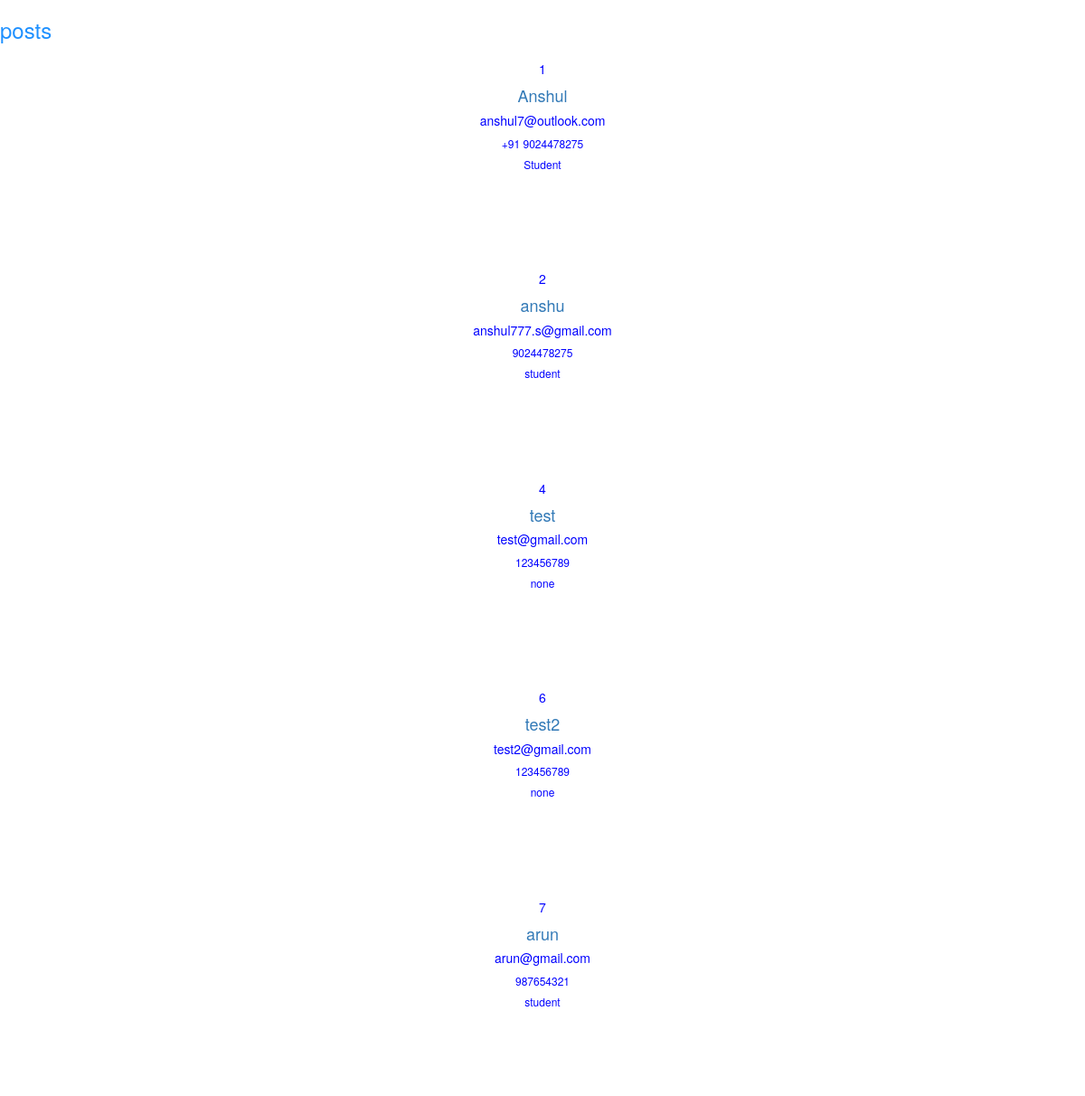
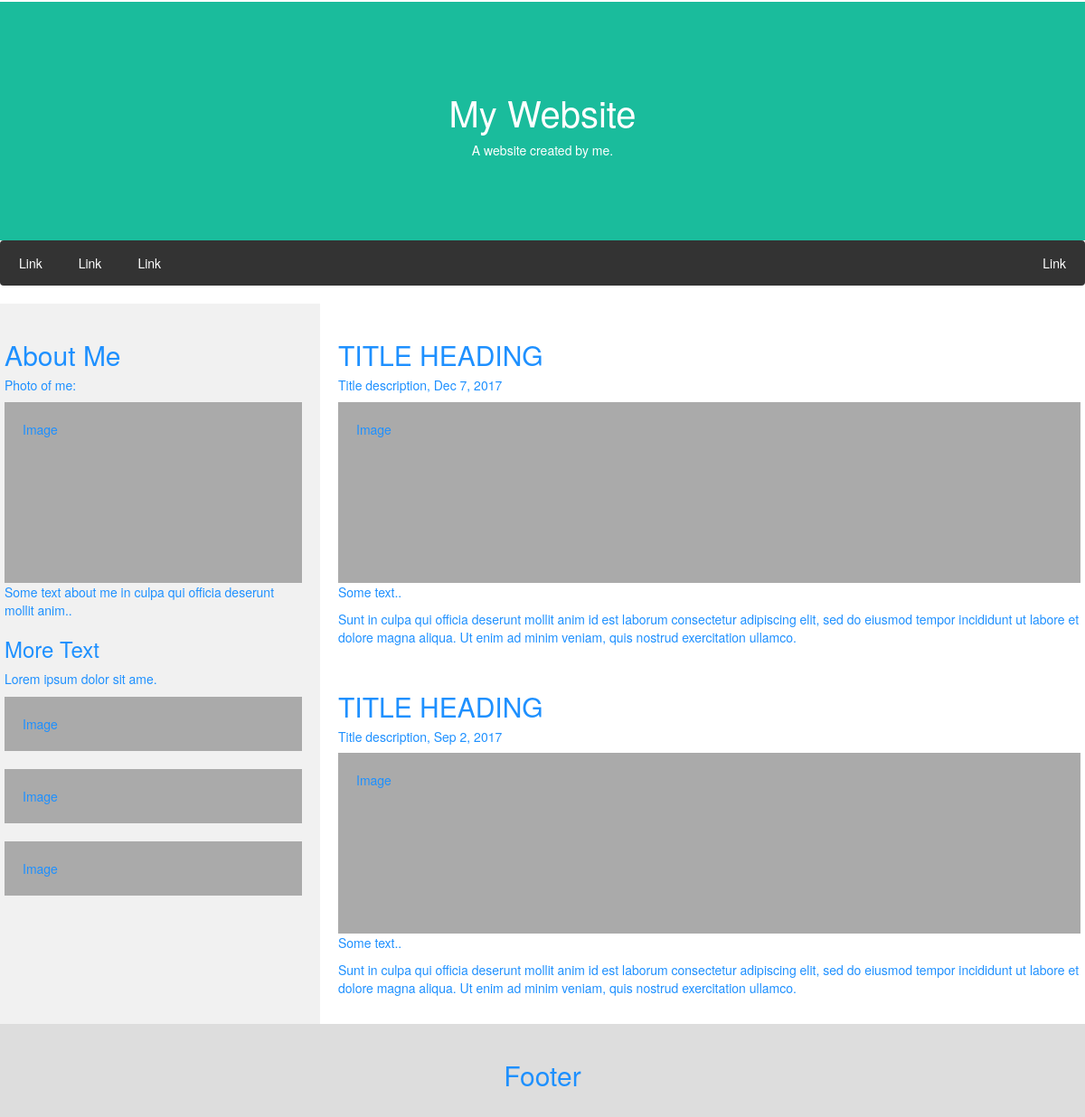
The page /posts/ (signed in) on the database its author committed (2 pictures, top to bottom).
### main/models.py (models this page shows)
class Post(models.Model):
	name=models.CharField(max_length=50)
	email= models.EmailField(max_length=50)
	phone= models.CharField(max_length=50)
	profession= models.CharField(max_length=50)

### main/views.py (the view)
# urls.py: url(r'^posts/$',posts,name='posts'),
def posts(request):
	if request.user.is_authenticated():
		query= Post.objects.all()
		context= {
			'obj_list':query
		}
		return render(request, 'posts.html', context)

### templates/posts.html (shortened to what this page needs)
{% extends "base.html" %}
{% block content %}
	<h3>posts</h3>
	{% for obj in obj_list %}
		<div style="text-align:center;color:blue;padding:10px">
			<p>{{ obj.id }}</p>
			<a href="/single/{{ obj.id }}"><h4>{{ obj.name }}</h4></a>
			<h5>{{ obj.email }}</h5>
			<h6>{{ obj.phone }}</h6>
			<h6>{{ obj.profession }}</h6>
			<br><br><br><br>
		</div>
	{% endfor %}
{% endblock content %}

### templates/base.html (shortened to what this page needs)
<!DOCTYPE html>
<html>
<head>
	<link rel="stylesheet" href="/static/css/style.css" >
    <link rel="stylesheet" href="https://maxcdn.bootstrapcdn.com/bootstrap/3.3.7/css/bootstrap.min.css">
</head>
<body>
	<div class="anshul">
		{% block content %}
		{% endblock content %}
		<div class="header">
  <h1>My Website</h1>
  <p>A website created by me.</p>
</div>
<div class="navbar">
  <a href="#">Link</a>
  <a href="#">Link</a>
  <a href="#">Link</a>
  <a href="#" class="right">Link</a>
</div>
<div class="row">
  <div class="side">
      <h2>About Me</h2>
      <h5>Photo of me:</h5>
      <div class="fakeimg" style="height:200px;">Image</div>
      <p>Some text about me in culpa qui officia deserunt mollit anim..</p>
      <h3>More Text</h3>
      <p>Lorem ipsum dolor sit ame.</p>
      <div class="fakeimg" style="height:60px;">Image</div><br>
      <div class="fakeimg" style="height:60px;">Image</div><br>
      <div class="fakeimg" style="height:60px;">Image</div>
  </div>
  <div class="main">
      <h2>TITLE HEADING</h2>
      <h5>Title description, Dec 7, 2017</h5>
      <div class="fakeimg" style="height:200px;">Image</div>
      <p>Some text..</p>
      <p>Sunt in culpa qui officia deserunt mollit anim id est laborum consectetur adipiscing elit, sed do eiusmod tempor incididunt ut labore et dolore magna aliqua. Ut enim ad minim veniam, quis nostrud exercitation ullamco.</p>
      <br>
      <h2>TITLE HEADING</h2>
      <h5>Title description, Sep 2, 2017</h5>
      <div class="fakeimg" style="height:200px;">Image</div>
      <p>Some text..</p>
      <p>Sunt in culpa qui officia deserunt mollit anim id est laborum consectetur adipiscing elit, sed do eiusmod tempor incididunt ut labore et dolore magna aliqua. Ut enim ad minim veniam, quis nostrud exercitation ullamco.</p>
  </div>
</div>
<div class="footer">
  <h2>Footer</h2>
</div>
	</div>
</body>
</html>

### static/css/style.css (style rules this page uses)
.anshul { color:Dodgerblue; }
* { box-sizing: border-box; }
body { font-family: Arial; margin: 0; }
.header { padding: 80px; text-align: center; background: #1abc9c; color: white; }
.header h1 { font-size: 40px; }
.navbar { overflow: hidden; background-color: #333; }
.navbar a { float: left; display: block; color: white; text-align: center; padding: 14px 20px; text-decoration: none; }
.navbar a.right { float: right; }
.row { display: -ms-flexbox; display: flex; -ms-flex-wrap: wrap; flex-wrap: wrap; }
.side { -ms-flex: 30%; flex: 30%; background-color: #f1f1f1; padding: 20px; }
.main { -ms-flex: 70%; flex: 70%; background-color: white; padding: 20px; }
.fakeimg { background-color: #aaa; width: 100%; padding: 20px; }
.footer { padding: 20px; text-align: center; background: #ddd; }

### rows shown on the page
Post: id "1", name "Anshul", email "anshul7@outlook.com", phone "+91 9024478275", profession "Student"
Post: id "2", name "anshu", email "anshul777.s@gmail.com", phone "9024478275", profession "student"
Post: id "4", name "test", email "test@gmail.com", phone "123456789", profession "none"
Post: id "6", name "test2", email "test2@gmail.com", phone "123456789", profession "none"
Post: id "7", name "arun", email "arun@gmail.com", phone "987654321", profession "student"
